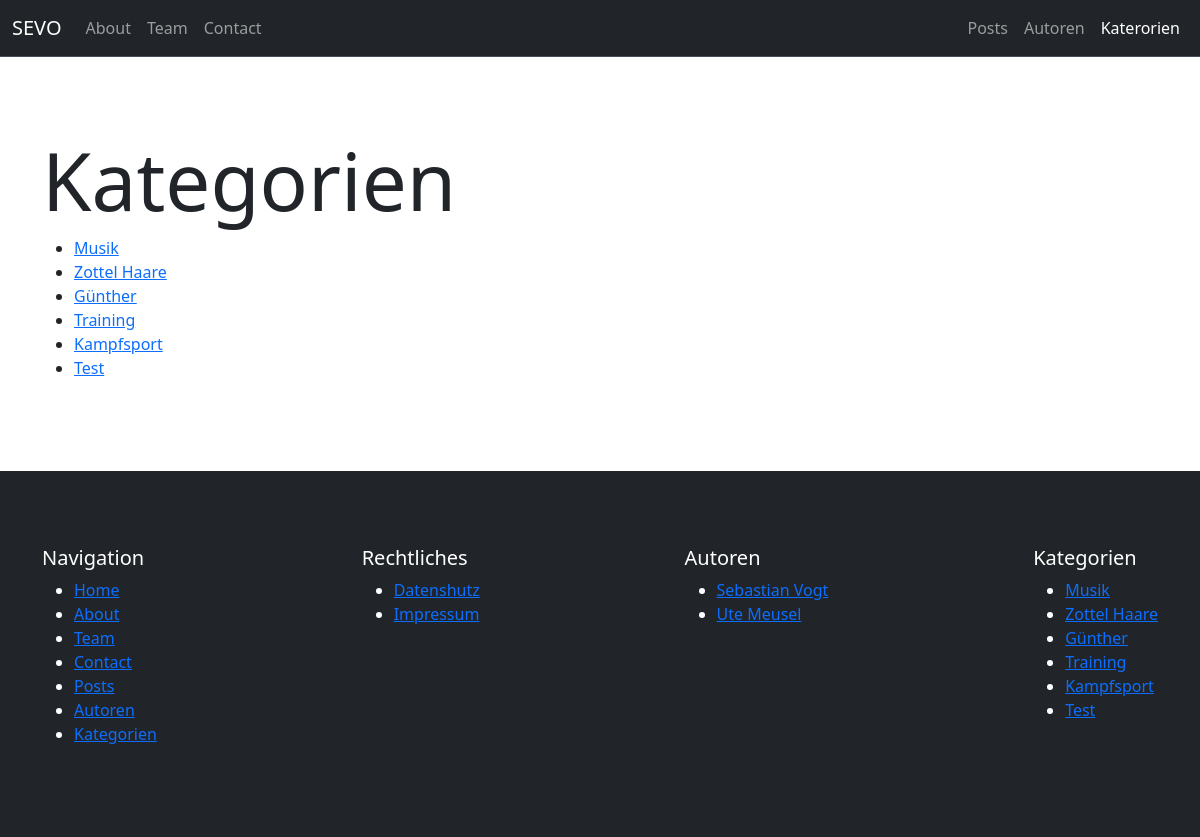
Screenshot of /blog/categories with the database file from the repository.
### pages/models.py (models this page shows, shortened)
class Page(models.Model):
    class Templates(models.TextChoices):
        FULL_WIDTH = "Fullwidth"
        CONTAINER = "Container"
        FULL_WIDTH_WITH_HEADER = "Fullwidth with header"
        CONTAINER_WITH_HEADER = "Container with header"
    title = models.CharField(max_length=255)
    slug = models.SlugField(unique=True, blank=True)
    index = models.IntegerField(default=1)
    content = models.TextField()
    featured_image = models.ForeignKey(Image, on_delete=models.SET_NULL, null=True, blank=True)
    published = models.BooleanField(default=True)
    is_home = models.BooleanField(default=False)
    template = models.CharField(max_length=100, choices=Templates.choices, default=Templates.CONTAINER)
    created_at = models.DateTimeField(auto_now_add=True)
    updated_at = models.DateTimeField(auto_now=True)

### blog/models.py (models this page shows, shortened)
class Category(models.Model):
    name = models.CharField(max_length=100, unique=True, db_index=True)
    slug = models.SlugField(unique=True, default="")
    class Meta:
        verbose_name_plural = "Categories"

### author/models.py (models this page shows, shortened)
class Author(models.Model):
    firstname = models.CharField(max_length=100)
    lastname = models.CharField(max_length=100)
    nickname = models.CharField(max_length=100, blank=True)
    email = models.EmailField(null=True)
    slug = models.SlugField(unique=True, default="")
    def get_fullname(self):
        return f"{self.firstname} {self.lastname}"

### blog/views.py (the view)
# urls.py: path("categories", views.categories, name="blog-categories"),
def categories(request):
    categories = models.Category.objects.all()
    return render(request, "blog/categories.html", {
        "title": "Kategorien",
        "categories": categories
    })

### utils/context_processors.py (called while the page is built)
def menus_context(request):
    menu_main = Menu.objects.get(name="Main")
    menu_meta = Menu.objects.get(name="Meta")
    pages_main = menu_main.pages.filter(published=True).order_by("index")
    pages_meta = menu_meta.pages.filter(published=True).order_by("index")
    categories = Category.objects.all()
    authors = Author.objects.all()
    return {
        "pages_main": pages_main,
        "pages_meta": pages_meta,
        "categories": categories,
        "authors": authors
    }

### blog/templates/blog/categories.html (shortened to what this page needs)
{% extends "base.html" %}
{% block content %}
    <div class="container section-padding">
        <h1 class="display-1">{{ title|title }}</h1>
        {% if categories %}
            <ul>
                {% for category in categories %}
                    <li>
                        <a href="{% url "blog-category-slug" slug=category.slug %}">{{ category.name }}</a>
                    </li>
                {% endfor %}
            </ul>
        {% else %}
            <p>Keine Autoren vorhanden</p>
        {% endif %}
    </div>
{% endblock %}

### templates/partials/_navbar.html (shortened to what this page needs)
<nav class="navbar navbar-expand-lg bg-dark border-bottom border-body" data-bs-theme="dark">
    <div class="container-fluid">
      <a class="navbar-brand" href="{% url "homepage" %}">SEVO</a>
      <div class="collapse navbar-collapse" id="navbarNav">
        <ul class="navbar-nav me-auto">
            {% for page in pages_main %}
                {% if page.is_home == False %}
                    <li class="nav-item">
                        <a class="nav-link" href="{% url "pages-page-single-slug" slug=page.slug %}">{{ page.title|title }}</a>
                    </li>
                {% endif %}
            {% endfor %}
        </ul>
        <ul class="navbar-nav d-flex">
            <li class="nav-item">
                <a class="nav-link{% if "post" in request.path %} active{% endif %}"{% if "post" in request.path %} aria-current="page"{% endif %} href="{% url "blog-posts" %}">Posts</a>
            </li>
            <li class="nav-item">
                <a class="nav-link{% if "author" in request.path %} active{% endif %}"{% if "author" in request.path %} aria-current="page"{% endif %} href="{% url "author-index" %}">Autoren</a>
            </li>
            <li class="nav-item">
                <a class="nav-link{% if "categor" in request.path %} active{% endif %}"{% if "categor" in request.path %} aria-current="page"{% endif %} href="{% url "blog-categories" %}">Katerorien</a>
            </li>
        </ul>
      </div>
    </div>
  </nav>

### templates/partials/_navigation_main.html
<nav>
    <ul>
        {% for page in pages_main %}
            <li><a class="{% if page.title|lower in request.path or page.is_home and request.path == "/" %}active{% endif %}" href="{% url "pages-page-single-slug" slug=page.slug %}">{{ page.title }}</a></li>
        {% endfor %}
        <li><a href="{% url "blog-posts" %}">Posts</a></li>
        <li><a href="{% url "author-index" %}">Autoren</a></li>
        <li><a href="{% url "blog-categories" %}">Kategorien</a></li>
    </ul>
</nav>

### templates/partials/_navigation_meta.html
<nav>
    <ul>
        {% for page in pages_meta %}
            <li><a class="{% if page.title|lower in request.path or page.is_home and request.path == "/" %}active{% endif %}" href="{% url "pages-page-single-slug" slug=page.slug %}">{{ page.title }}</a></li>
        {% endfor %}
    </ul>
</nav>

### templates/partials/_navigation_authors.html
<nav>
    {% if authors %}
        <ul>
            {% for author in authors %}
                <li><a class="{% if author.name|lower in request.path %}active{% endif %}" href="{% url "author-single-slug" slug=author.slug %}">{{ author.get_fullname }}</a></li>
            {% endfor %}
        </ul>
    {% else %}
        <p>Keine Autoren vorhanden</p>
    {% endif %}
</nav>

### templates/partials/_navigation_categories.html
<nav>
    {% if categories %}
        <ul>
            {% for category in categories %}
                <li><a class="{% if category.name|lower in request.path %}active{% endif %}" href="{% url "blog-category-slug" slug=category.slug %}">{{ category.name }}</a></li>
            {% endfor %}
        </ul>
    {% else %}
        <p>Keine Kategorien vorhanden</p>
    {% endif %}
</nav>

### static/css/style.css (style rules this page uses)
.section-padding { padding-top: 75px; padding-bottom: 75px; }

### rows the page displays
Page: title "About"
Page: title "Team"
Page: title "Contact"
Category: name "Musik"
Category: name "Zottel Haare"
Category: name "Günther"
Category: name "Training"
Category: name "Kampfsport"
Category: name "Test"
Page: title "Home"
Page: title "Datenshutz"
Page: title "Impressum"
Author: get_fullname "Sebastian Vogt"
Author: get_fullname "Ute Meusel"

### other values shown
{{ title|title }} "Kategorien"
